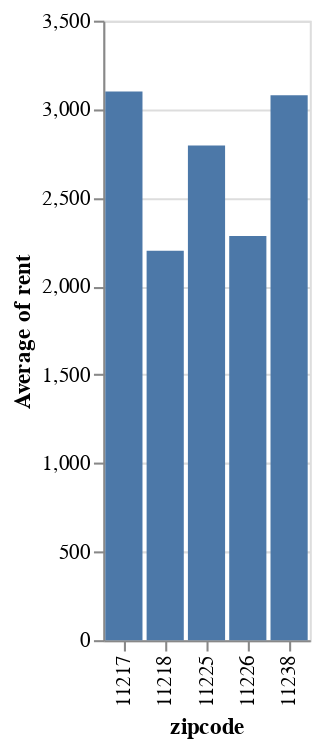

Notebook code cell kept with this figure:
### Code cell
alt.Chart(df_sun_exposure_selected).mark_bar().encode(
    x='zipcode',
    y='average(rent)'
)

### Figure 1 — Vega-Lite specification as saved in the notebook (floating-point values rounded to 4 significant figures)
{"config": {"view": {"continuousWidth": 300, "continuousHeight": 300}}, "data": {"name": "data-004a2e5cab8872870e79dda1edb7eb58"}, "mark": {"type": "bar"}, "encoding": {"x": {"field": "zipcode", "type": "nominal"}, "y": {"aggregate": "average", "field": "rent", "type": "quantitative"}}, "$schema": "https://vega.github.io/schema/vega-lite/v5.8.0.json", "datasets": {"data-004a2e5cab8872870e79dda1edb7eb58": [{"listing_path": "l-l4njo7ppbf0p", "zipcode": "11238", "unit_number": "509", "beds": 1, "size": null, "rent": 4033, "sun_exposure_cat": "No sunlight data", "sun_exposure": "No sunlight data available and the rent is 4033", "floor": "5"}, {"listing_path": "m-k641hj441qsf", "zipcode": "11226", "unit_number": "b", "beds": 1, "size": 1000.0, "rent": 1918, "sun_exposure_cat": "No sunlight data", "sun_exposure": "No sunlight data available and the rent is 1918", "floor": null}, {"listing_path": "m-7m7ugsdf31rv", "zipcode": "11226", "unit_number": "2B", "beds": 1, "size": 675.0, "rent": 2035, "sun_exposure_cat": "No sunlight data", "sun_exposure": "No sunlight data available and the rent is 2035", "floor": "2"}, {"listing_path": "m-fuijvl2a4kvv", "zipcode": "11226", "unit_number": "4E", "beds": 1, "size": 500.0, "rent": 2032, "sun_exposure_cat": "No sunlight data", "sun_exposure": "No sunlight data available and the rent is 2032", "floor": "4"}, {"listing_path": "m-9tfhakmgmkv0", "zipcode": "11226", "unit_number": "3A", "beds": 1, "size": 593.0, "rent": 2027, "sun_exposure_cat": "No sunlight data", "sun_exposure": "No sunlight data available and the rent is 2027", "floor": "3"}, {"listing_path": "m-f2aogop6554i", "zipcode": "11226", "unit_number": "2G", "beds": 1, "size": 700.0, "rent": 2466, "sun_exposure_cat": "No sunlight data", "sun_exposure": "No sunlight data available and the rent is 2466", "floor": "2"}, {"listing_path": "m-kde19bjr8f4m", "zipcode": "11226", "unit_number": "2B", "beds": 1, "size": 580.0, "rent": 2030, "sun_exposure_cat": "No sunlight data", "sun_exposure": "No sunlight data available and the rent is 2030", "floor": "2"}, {"listing_path": "m-eb8nghduno94", "zipcode": "11226", "unit_number": "4B", "beds": 1, "size": 500.0, "rent": 2031, "sun_exposure_cat": "No sunlight data", "sun_exposure": "No sunlight data available and the rent is 2031", "floor": "4"}, {"listing_path": "m-gjpbcj3u72fp", "zipcode": "11226", "unit_number": "4E", "beds": 1, "size": 550.0, "rent": 2072, "sun_exposure_cat": "No sunlight data", "sun_exposure": "No sunlight data available and the rent is 2072", "floor": "4"}, {"listing_path": "m-9htcac339ik7", "zipcode": "11226", "unit_number": "2G", "beds": 1, "size": 1000.0, "rent": 2466, "sun_exposure_cat": "No sunlight data", "sun_exposure": "No sunlight data available and the rent is 2466", "floor": "2"}, {"listing_path": "m-k9oc9i9ffs63", "zipcode": "11226", "unit_number": "2B", "beds": 1, "size": 1000.0, "rent": 2029, "sun_exposure_cat": "No sunlight data", "sun_exposure": "No sunlight data available and the rent is 2029", "floor": "2"}, {"listing_path": "m-6kf4148kfddl", "zipcode": "11226", "unit_number": "4E", "beds": 1, "size": 500.0, "rent": 2072, "sun_exposure_cat": "No sunlight data", "sun_exposure": "No sunlight data available and the rent is 2072", "floor": "4"}, {"listing_path": "m-cb9vbgu5rn5", "zipcode": "11226", "unit_number": "4E", "beds": 1, "size": 550.0, "rent": 2071, "sun_exposure_cat": "No sunlight data", "sun_exposure": "No sunlight data available and the rent is 2071", "floor": "4"}, {"listing_path": "m-au50rkfr98th", "zipcode": "11226", "unit_number": "2G", "beds": 1, "size": 550.0, "rent": 2466, "sun_exposure_cat": "No sunlight data", "sun_exposure": "No sunlight data available and the rent is 2466", "floor": "2"}, {"listing_path": "m-fo1rc16js34t", "zipcode": "11226", "unit_number": "2G", "beds": 1, "size": 500.0, "rent": 2466, "sun_exposure_cat": "No sunlight data", "sun_exposure": "No sunlight data available and the rent is 2466", "floor": "2"}, {"listing_path": "m-5ttk310iec4s", "zipcode": "11226", "unit_number": "4B", "beds": 1, "size": 700.0, "rent": 2500, "sun_exposure_cat": "No sunlight data", "sun_exposure": "No sunlight data available and the rent is 2500", "floor": "4"}, {"listing_path": "m-9p5ku13kfll7", "zipcode": "11226", "unit_number": "2B", "beds": 1, "size": 700.0, "rent": 2031, "sun_exposure_cat": "No sunlight data", "sun_exposure": "No sunlight data available and the rent is 2031", "floor": "2"}, {"listing_path": "m-lblh5t3riqfu", "zipcode": "11226", "unit_number": "3B", "beds": 1, "size": 500.0, "rent": 2100, "sun_exposure_cat": "No sunlight data", "sun_exposure": "No sunlight data available and the rent is 2100", "floor": "3"}, {"listing_path": "m-skv7aqh4s5gl", "zipcode": "11226", "unit_number": "5E", "beds": 1, "size": 500.0, "rent": 2442, "sun_exposure_cat": "No sunlight data", "sun_exposure": "No sunlight data available and the rent is 2442", "floor": "5"}, {"listing_path": "m-1u9m2efnbcup", "zipcode": "11238", "unit_number": "207", "beds": 1, "size": 9999.0, "rent": 2400, "sun_exposure_cat": "Limited natural light", "sun_exposure": "This apartment has limited sunlight and the rent is 2400", "floor": "2"}, {"listing_path": "m-cku3fm8oskfo", "zipcode": "11238", "unit_number": "8B", "beds": 1, "size": 9999.0, "rent": 2500, "sun_exposure_cat": "No sunlight data", "sun_exposure": "No sunlight data available and the rent is 2500", "floor": "8"}, {"listing_path": "m-51a9boljs562", "zipcode": "11238", "unit_number": "4D", "beds": 1, "size": 700.0, "rent": 2300, "sun_exposure_cat": "Limited natural light", "sun_exposure": "Limited natural light and the rent is 2300", "floor": "4"}, {"listing_path": "m-alvdc30ctcdj", "zipcode": "11226", "unit_number": "3F3F", "beds": 1, "size": 0.0, "rent": 2000, "sun_exposure_cat": "Moderate sunlight", "sun_exposure": "Moderate natural light and the rent is 2000", "floor": "3"}, {"listing_path": "m-6uduhgo2kok0", "zipcode": "11226", "unit_number": "33FF", "beds": 1, "size": 0.0, "rent": 2099, "sun_exposure_cat": "Moderate sunlight", "sun_exposure": "Moderate natural light and the rent is 2099", "floor": "3"}, {"listing_path": "m-jgmipn7ma570", "zipcode": "11225", "unit_number": "3RR", "beds": 1, "size": 0.0, "rent": 2200, "sun_exposure_cat": "Limited natural light", "sun_exposure": "Limited natural light and the rent is 2200", "floor": "3"}, {"listing_path": "m-ffmjf51gcevs", "zipcode": "11226", "unit_number": "2B", "beds": 1, "size": 1.0, "rent": 2200, "sun_exposure_cat": "Limited natural light", "sun_exposure": "Limited natural light and the rent is 2200", "floor": "2"}, {"listing_path": "m-rc3ivod718i5", "zipcode": "11225", "unit_number": "3", "beds": 1, "size": 0.0, "rent": 2295, "sun_exposure_cat": "Limited natural light", "sun_exposure": "Limited natural light and the rent is 2295", "floor": "3"}, {"listing_path": "m-gudu0jdt7h1m", "zipcode": "11226", "unit_number": "F3", "beds": 1, "size": 0.0, "rent": 2150, "sun_exposure_cat": "No sunlight data", "sun_exposure": "No sunlight data available and the rent is 2150", "floor": "3"}, {"listing_path": "m-p9epj5pvl9s9", "zipcode": "11226", "unit_number": "3L", "beds": 1, "size": 0.0, "rent": 2150, "sun_exposure_cat": "No sunlight data", "sun_exposure": "No sunlight data available and the rent is 2150", "floor": "3"}, {"listing_path": "m-vtmqugvur0oh", "zipcode": "11226", "unit_number": "3F", "beds": 1, "size": 0.0, "rent": 2250, "sun_exposure_cat": "Moderate sunlight", "sun_exposure": "Moderate natural light and the rent is 2250", "floor": "3"}, {"listing_path": "m-logs01fe96gg", "zipcode": "11226", "unit_number": "ONER", "beds": 1, "size": 0.0, "rent": 2999, "sun_exposure_cat": "No sunlight data", "sun_exposure": "No sunlight data available and the rent is 2999", "floor": null}, {"listing_path": "l-vloo76lhui9", "zipcode": "11226", "unit_number": "637", "beds": 0, "size": null, "rent": 2470, "sun_exposure_cat": "No sunlight data", "sun_exposure": "No sunlight data available and the rent is 2470", "floor": "6"}, {"listing_path": "l-22radm21mj5t", "zipcode": "11226", "unit_number": "704", "beds": 1, "size": null, "rent": 2875, "sun_exposure_cat": "No sunlight data", "sun_exposure": "No sunlight data available and the rent is 2875", "floor": "7"}, {"listing_path": "l-mpa0bot1horv", "zipcode": "11238", "unit_number": "523", "beds": 1, "size": 746.0, "rent": 5000, "sun_exposure_cat": "No sunlight data", "sun_exposure": "No sunlight data available and the rent is 5000", "floor": "5"}, {"listing_path": "l-niqhhmp2ao4d", "zipcode": "11225", "unit_number": "2B", "beds": 1, "size": null, "rent": 2800, "sun_exposure_cat": "No sunlight data", "sun_exposure": "No sunlight data available and the rent is 2800", "floor": "2"}, {"listing_path": "l-s0q7bhrd5bm0", "zipcode": "11225", "unit_number": "1M", "beds": 0, "size": null, "rent": 2600, "sun_exposure_cat": "No sunlight data", "sun_exposure": "No sunlight data available and the rent is 2600", "floor": "1"}, {"listing_path": "l-e8a60nod7grs", "zipcode": "11225", "unit_number": "4H", "beds": 0, "size": null, "rent": 2877, "sun_exposure_cat": "Limited natural light", "sun_exposure": "This apartment has limited sunlight and the rent is 2877", "floor": "4"}, {"listing_path": "l-ucasbmn0ub45", "zipcode": "11238", "unit_number": "7H", "beds": 0, "size": null, "rent": 3064, "sun_exposure_cat": "No sunlight data", "sun_exposure": "No sunlight data available and the rent is 3064", "floor": "7"}, {"listing_path": "l-b8bb2cfelnp4", "zipcode": "11238", "unit_number": "401", "beds": 0, "size": null, "rent": 3250, "sun_exposure_cat": "No sunlight data", "sun_exposure": "No sunlight data available and the rent is 3250", "floor": "4"}, {"listing_path": "l-he4hrhl1avo", "zipcode": "11238", "unit_number": "306", "beds": 1, "size": null, "rent": 4000, "sun_exposure_cat": "No sunlight data", "sun_exposure": "No sunlight data available and the rent is 4000", "floor": "3"}, {"listing_path": "l-tgfdpd9ecrhe", "zipcode": "11217", "unit_number": "5J", "beds": 1, "size": null, "rent": 3100, "sun_exposure_cat": "No sunlight data", "sun_exposure": "No sunlight data available and the rent is 3100", "floor": "5"}, {"listing_path": "l-nib9q9ijgoff", "zipcode": "11238", "unit_number": "1A", "beds": 1, "size": null, "rent": 3500, "sun_exposure_cat": "No sunlight data", "sun_exposure": "No sunlight data available and the rent is 3500", "floor": "1"}, {"listing_path": "l-22radm21mj5t", "zipcode": "11226", "unit_number": "704", "beds": 1, "size": null, "rent": 2875, "sun_exposure_cat": "No sunlight data", "sun_exposure": "No sunlight data available and the rent is 2875", "floor": "7"}, {"listing_path": "l-o0rngdr2memc", "zipcode": "11226", "unit_number": "715", "beds": 1, "size": null, "rent": 2959, "sun_exposure_cat": "No sunlight data", "sun_exposure": "No sunlight data available and the rent is 2959", "floor": "7"}, {"listing_path": "l-114i1asehvc2", "zipcode": "11238", "unit_number": "2F", "beds": 1, "size": null, "rent": 3295, "sun_exposure_cat": "No sunlight data", "sun_exposure": "No sunlight data available and the rent is 3295", "floor": "2"}, {"listing_path": "l-i0241551hjsi", "zipcode": "11225", "unit_number": "4K", "beds": 0, "size": null, "rent": 2450, "sun_exposure_cat": "No sunlight data", "sun_exposure": "No sunlight data available and the rent is 2450", "floor": "4"}, {"listing_path": "l-2k2qp70arkpo", "zipcode": "11225", "unit_number": "23N", "beds": 0, "size": null, "rent": 2520, "sun_exposure_cat": "No sunlight data", "sun_exposure": "No sunlight data available and the rent is 2520", "floor": "2"}, {"listing_path": "l-mpa0bot1horv", "zipcode": "11238", "unit_number": "523", "beds": 1, "size": 746.0, "rent": 5000, "sun_exposure_cat": "No sunlight data", "sun_exposure": "No sunlight data available and the rent is 5000", "floor": "5"}, {"listing_path": "l-niqhhmp2ao4d", "zipcode": "11225", "unit_number": "2B", "beds": 1, "size": null, "rent": 2800, "sun_exposure_cat": "No sunlight data", "sun_exposure": "No sunlight data available and the rent is 2800", "floor": "2"}, {"listing_path": "l-s0q7bhrd5bm0", "zipcode": "11225", "unit_number": "1M", "beds": 0, "size": null, "rent": 2600, "sun_exposure_cat": "No sunlight data", "sun_exposure": "No sunlight data available and the rent is 2600", "floor": "1"}, {"listing_path": "l-e8a60nod7grs", "zipcode": "11225", "unit_number": "4H", "beds": 0, "size": null, "rent": 2877, "sun_exposure_cat": "Limited natural light", "sun_exposure": "This apartment has limited sunlight and the rent is 2877", "floor": "4"}, {"listing_path": "l-ucasbmn0ub45", "zipcode": "11238", "unit_number": "7H", "beds": 0, "size": null, "rent": 3064, "sun_exposure_cat": "No sunlight data", "sun_exposure": "No sunlight data available and the rent is 3064", "floor": "7"}, {"listing_path": "l-b8bb2cfelnp4", "zipcode": "11238", "unit_number": "401", "beds": 0, "size": null, "rent": 3250, "sun_exposure_cat": "No sunlight data", "sun_exposure": "No sunlight data available and the rent is 3250", "floor": "4"}, {"listing_path": "l-he4hrhl1avo", "zipcode": "11238", "unit_number": "306", "beds": 1, "size": null, "rent": 4000, "sun_exposure_cat": "No sunlight data", "sun_exposure": "No sunlight data available and the rent is 4000", "floor": "3"}, {"listing_path": "l-tgfdpd9ecrhe", "zipcode": "11217", "unit_number": "5J", "beds": 1, "size": null, "rent": 3100, "sun_exposure_cat": "No sunlight data", "sun_exposure": "No sunlight data available and the rent is 3100", "floor": "5"}, {"listing_path": "l-nib9q9ijgoff", "zipcode": "11238", "unit_number": "1A", "beds": 1, "size": null, "rent": 3500, "sun_exposure_cat": "No sunlight data", "sun_exposure": "No sunlight data available and the rent is 3500", "floor": "1"}, {"listing_path": "l-in1p3ctq1l7n", "zipcode": "11238", "unit_number": "3", "beds": 1, "size": 700.0, "rent": 3350, "sun_exposure_cat": "No sunlight data", "sun_exposure": "No sunlight data available and the rent is 3350", "floor": "3"}, {"listing_path": "l-eiahqf0jgupq", "zipcode": "11225", "unit_number": "8B", "beds": 1, "size": null, "rent": 3700, "sun_exposure_cat": "No sunlight data", "sun_exposure": "No sunlight data available and the rent is 3700", "floor": "8"}, {"listing_path": "l-g4j7ikr6d4rd", "zipcode": "11225", "unit_number": "12A", "beds": 1, "size": null, "rent": 3825, "sun_exposure_cat": "No sunlight data", "sun_exposure": "No sunlight data available and the rent is 3825", "floor": "1"}, {"listing_path": "m-pojnp3vuvgon", "zipcode": "11238", "unit_number": "303", "beds": 0, "size": 9999.0, "rent": 2100, "sun_exposure_cat": "No sunlight data", "sun_exposure": "No sunlight data available and the rent is 2100", "floor": "3"}, {"listing_path": "m-atlajse2nlai", "zipcode": "11238", "unit_number": "102", "beds": 1, "size": 9999.0, "rent": 2950, "sun_exposure_cat": "No sunlight data", "sun_exposure": "No sunlight data available and the rent is 2950", "floor": "1"}, {"listing_path": "m-j3eccqa5vr8k", "zipcode": "11238", "unit_number": "408", "beds": 1, "size": 9999.0, "rent": 2950, "sun_exposure_cat": "No sunlight data", "sun_exposure": "No sunlight data available and the rent is 2950", "floor": "4"}, {"listing_path": "m-al6cipi17nmp", "zipcode": "11238", "unit_number": "206", "beds": 1, "size": 9999.0, "rent": 2950, "sun_exposure_cat": "No sunlight data", "sun_exposure": "No sunlight data available and the rent is 2950", "floor": "2"}, {"listing_path": "m-r26svsp2etao", "zipcode": "11238", "unit_number": "304", "beds": 0, "size": 9999.0, "rent": 2100, "sun_exposure_cat": "No sunlight data", "sun_exposure": "No sunlight data available and the rent is 2100", "floor": "3"}, {"listing_path": "m-j9ub0uspt3lj", "zipcode": "11238", "unit_number": "508", "beds": 1, "size": 9999.0, "rent": 2950, "sun_exposure_cat": "No sunlight data", "sun_exposure": "No sunlight data available and the rent is 2950", "floor": "5"}, {"listing_path": "m-us93lqi46jma", "zipcode": "11238", "unit_number": "404", "beds": 0, "size": 9999.0, "rent": 2100, "sun_exposure_cat": "No sunlight data", "sun_exposure": "No sunlight data available and the rent is 2100", "floor": "4"}, {"listing_path": "m-th3e5gmna9m1", "zipcode": "11238", "unit_number": "204", "beds": 0, "size": 9999.0, "rent": 2100, "sun_exposure_cat": "No sunlight data", "sun_exposure": "No sunlight data available and the rent is 2100", "floor": "2"}, {"listing_path": "l-3ubttvff9u4r", "zipcode": "11238", "unit_number": "407", "beds": 0, "size": null, "rent": 2686, "sun_exposure_cat": "No sunlight data", "sun_exposure": "No sunlight data available and the rent is 2686", "floor": "4"}, {"listing_path": "l-l7ppcng5sq8v", "zipcode": "11238", "unit_number": "207", "beds": 0, "size": null, "rent": 2542, "sun_exposure_cat": "No sunlight data", "sun_exposure": "No sunlight data available and the rent is 2542", "floor": "2"}, {"listing_path": "l-mh9qfjcn1r9e", "zipcode": "11218", "unit_number": "3", "beds": 1, "size": null, "rent": 2200, "sun_exposure_cat": "No sunlight data", "sun_exposure": "No sunlight data available and the rent is 2200", "floor": "3"}, {"listing_path": "l-b4hoklgqau8l", "zipcode": "11238", "unit_number": "10A", "beds": 1, "size": null, "rent": 4350, "sun_exposure_cat": "No sunlight data", "sun_exposure": "No sunlight data available and the rent is 4350", "floor": "1"}, {"listing_path": "l-bcukcl31jkl0", "zipcode": "11238", "unit_number": "GARDEN", "beds": 0, "size": 500.0, "rent": 2995, "sun_exposure_cat": "No sunlight data", "sun_exposure": "No sunlight data available and the rent is 2995", "floor": null}, {"listing_path": "l-rv33e2rues2r", "zipcode": "11226", "unit_number": "B1", "beds": 1, "size": null, "rent": 2000, "sun_exposure_cat": "No sunlight data", "sun_exposure": "No sunlight data available and the rent is 2000", "floor": "1"}, {"listing_path": "l-nqq3vjtc4n9k", "zipcode": "11238", "unit_number": "3", "beds": 1, "size": 850.0, "rent": 3550, "sun_exposure_cat": "No sunlight data", "sun_exposure": "No sunlight data available and the rent is 3550", "floor": "3"}, {"listing_path": "l-c0dm8dl8fnab", "zipcode": "11238", "unit_number": "1F", "beds": 1, "size": null, "rent": 3238, "sun_exposure_cat": "No sunlight data", "sun_exposure": "No sunlight data available and the rent is 3238", "floor": "1"}, {"listing_path": "l-ivltrfkc5kmm", "zipcode": "11226", "unit_number": "2G", "beds": 1, "size": null, "rent": 2500, "sun_exposure_cat": "No sunlight data", "sun_exposure": "No sunlight data available and the rent is 2500", "floor": "2"}, {"listing_path": "m-bnkfi8dmj45k", "zipcode": "11238", "unit_number": "1F", "beds": 0, "size": 9999.0, "rent": 2100, "sun_exposure_cat": "No sunlight data", "sun_exposure": "No sunlight data available and the rent is 2100", "floor": "1"}, {"listing_path": "m-qddqkcgm4vu0", "zipcode": "11238", "unit_number": "2E", "beds": 1, "size": 9999.0, "rent": 2600, "sun_exposure_cat": "No sunlight data", "sun_exposure": "No sunlight data available and the rent is 2600", "floor": "2"}, {"listing_path": "m-2jnojj5ivupc", "zipcode": "11238", "unit_number": "3F", "beds": 1, "size": 9999.0, "rent": 3000, "sun_exposure_cat": "No sunlight data", "sun_exposure": "No sunlight data available and the rent is 3000", "floor": "3"}, {"listing_path": "m-ioml7upjj0nf", "zipcode": "11238", "unit_number": "1F", "beds": 0, "size": 9999.0, "rent": 2100, "sun_exposure_cat": "No sunlight data", "sun_exposure": "No sunlight data available and the rent is 2100", "floor": "1"}, {"listing_path": "m-1a68bqniv8f5", "zipcode": "11238", "unit_number": "5E", "beds": 1, "size": 9999.0, "rent": 2600, "sun_exposure_cat": "No sunlight data", "sun_exposure": "No sunlight data available and the rent is 2600", "floor": "5"}, {"listing_path": "m-52krgvmtanfq", "zipcode": "11238", "unit_number": "2F", "beds": 1, "size": 9999.0, "rent": 2600, "sun_exposure_cat": "No sunlight data", "sun_exposure": "No sunlight data available and the rent is 2600", "floor": "2"}, {"listing_path": "m-3h2b7f9f864", "zipcode": "11238", "unit_number": "2G", "beds": 1, "size": 9999.0, "rent": 2950, "sun_exposure_cat": "No sunlight data", "sun_exposure": "No sunlight data available and the rent is 2950", "floor": "2"}, {"listing_path": "m-mllprmn7u2q", "zipcode": "11238", "unit_number": "4B", "beds": 0, "size": 9999.0, "rent": 2100, "sun_exposure_cat": "No sunlight data", "sun_exposure": "No sunlight data available and the rent is 2100", "floor": "4"}, {"listing_path": "m-175u8hpq13uk", "zipcode": "11238", "unit_number": "3E", "beds": 1, "size": 9999.0, "rent": 2600, "sun_exposure_cat": "No sunlight data", "sun_exposure": "No sunlight data available and the rent is 2600", "floor": "3"}, {"listing_path": "m-i7753l1falmj", "zipcode": "11238", "unit_number": "5D", "beds": 1, "size": 9999.0, "rent": 2600, "sun_exposure_cat": "No sunlight data", "sun_exposure": "No sunlight data available and the rent is 2600", "floor": "5"}, {"listing_path": "m-39adoidr9t7j", "zipcode": "11238", "unit_number": "2F", "beds": 1, "size": 9999.0, "rent": 2950, "sun_exposure_cat": "No sunlight data", "sun_exposure": "No sunlight data available and the rent is 2950", "floor": "2"}, {"listing_path": "m-qako0aep671j", "zipcode": "11238", "unit_number": "2J", "beds": 1, "size": 9999.0, "rent": 2950, "sun_exposure_cat": "No sunlight data", "sun_exposure": "No sunlight data available and the rent is 2950", "floor": "2"}, {"listing_path": "m-fhjftpbgko0c", "zipcode": "11238", "unit_number": "1F", "beds": 0, "size": 9999.0, "rent": 2291, "sun_exposure_cat": "No sunlight data", "sun_exposure": "No sunlight data available and the rent is 2291", "floor": "1"}, {"listing_path": "m-lkaovhe3vi2k", "zipcode": "11238", "unit_number": "5E", "beds": 1, "size": 9999.0, "rent": 2836, "sun_exposure_cat": "No sunlight data", "sun_exposure": "No sunlight data available and the rent is 2836", "floor": "5"}, {"listing_path": "m-6jj3p09j1oaa", "zipcode": "11238", "unit_number": "3K", "beds": 1, "size": 9999.0, "rent": 3273, "sun_exposure_cat": "No sunlight data", "sun_exposure": "No sunlight data available and the rent is 3273", "floor": "3"}, {"listing_path": "m-e9oadqrasp4k", "zipcode": "11238", "unit_number": "2E", "beds": 1, "size": 9999.0, "rent": 2945, "sun_exposure_cat": "No sunlight data", "sun_exposure": "No sunlight data available and the rent is 2945", "floor": "2"}, {"listing_path": "m-4g38orid0ttu", "zipcode": "11238", "unit_number": "1D", "beds": 1, "size": 9999.0, "rent": 3491, "sun_exposure_cat": "No sunlight data", "sun_exposure": "No sunlight data available and the rent is 3491", "floor": "1"}, {"listing_path": "m-4g38orid0ttu", "zipcode": "11238", "unit_number": "1D", "beds": 1, "size": 9999.0, "rent": 3491, "sun_exposure_cat": "No sunlight data", "sun_exposure": "No sunlight data available and the rent is 3491", "floor": "1"}, {"listing_path": "m-8ac4uoe1n8ec", "zipcode": "11238", "unit_number": "5G", "beds": 1, "size": 9999.0, "rent": 3600, "sun_exposure_cat": "No sunlight data", "sun_exposure": "No sunlight data available and the rent is 3600", "floor": "5"}, {"listing_path": "l-af04hjn8ih6a", "zipcode": "11238", "unit_number": "401", "beds": 1, "size": null, "rent": 4500, "sun_exposure_cat": "Moderate sunlight", "sun_exposure": "This apartment has moderate sunlight and the rent is 4500", "floor": "4"}, {"listing_path": "l-e23oh50jf3js", "zipcode": "11238", "unit_number": "2A", "beds": 1, "size": 575.0, "rent": 2500, "sun_exposure_cat": "Limited natural light", "sun_exposure": "This apartment has limited sunlight and the rent is 2500", "floor": "2"}, {"listing_path": "l-q69hi8o4fh1u", "zipcode": "11238", "unit_number": "2", "beds": 1, "size": null, "rent": 2700, "sun_exposure_cat": "No sunlight data", "sun_exposure": "No sunlight data available and the rent is 2700", "floor": "2"}, {"listing_path": "l-5sr3mraftvdo", "zipcode": "11238", "unit_number": "1C", "beds": 1, "size": 1196.0, "rent": 5595, "sun_exposure_cat": "Limited natural light", "sun_exposure": "This apartment has limited sunlight and the rent is 5595", "floor": "1"}, {"listing_path": "l-9417psnrdkqb", "zipcode": "11238", "unit_number": "4B", "beds": 1, "size": 665.0, "rent": 3600, "sun_exposure_cat": "No sunlight data", "sun_exposure": "No sunlight data available and the rent is 3600", "floor": "4"}, {"listing_path": "m-oc27u40tqu3k", "zipcode": "11238", "unit_number": "5E", "beds": 1, "size": 0.0, "rent": 2350, "sun_exposure_cat": "Limited natural light", "sun_exposure": "Limited natural light and the rent is 2350", "floor": "5"}, {"listing_path": "m-6aoa0jitd5d7", "zipcode": "11238", "unit_number": "3C", "beds": 1, "size": 9999.0, "rent": 2600, "sun_exposure_cat": "No sunlight data", "sun_exposure": "No sunlight data available and the rent is 2600", "floor": "3"}, {"listing_path": "l-ue6jib37qqnf", "zipcode": "11238", "unit_number": "4", "beds": 1, "size": null, "rent": 3500, "sun_exposure_cat": "No sunlight data", "sun_exposure": "No sunlight data available and the rent is 3500", "floor": "4"}]}}
